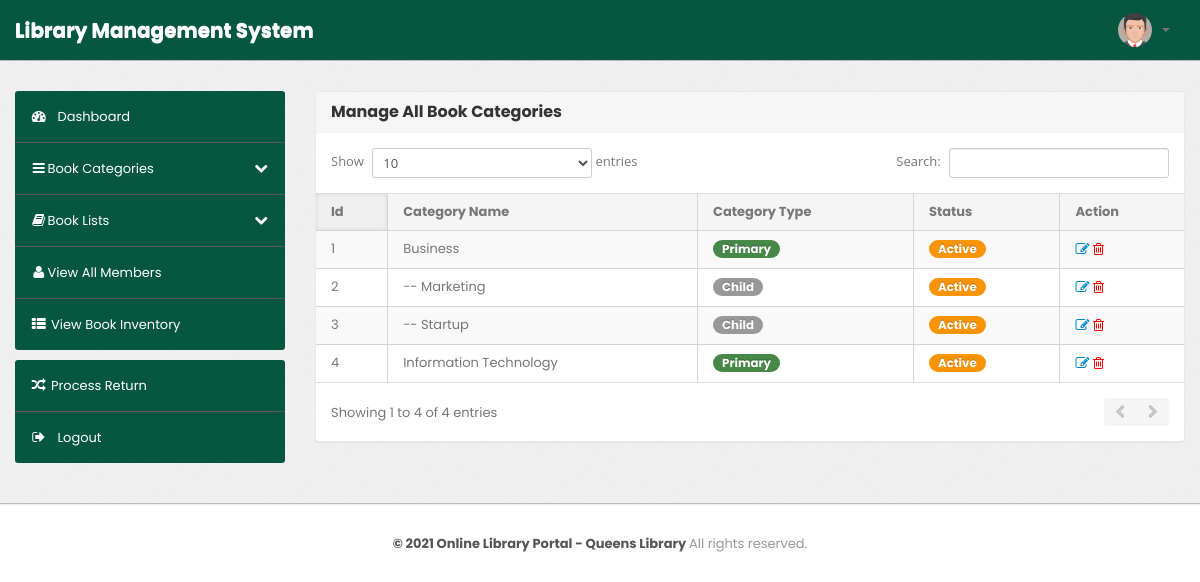
The app's page /admin/category.php (signed in) with its own data.
### tables this page shows
CREATE TABLE `member` (
  `member_id` int(11) NOT NULL,
  `fullname` varchar(200) NOT NULL,
  `email` varchar(200) NOT NULL,
  `password` varchar(200) NOT NULL,
  `phone` varchar(15) NOT NULL,
  `address` varchar(200) DEFAULT NULL,
  `userole` int(1) NOT NULL,
  `status` varchar(30) NOT NULL,
  `join_date` date NOT NULL,
  `image` text DEFAULT NULL
);

CREATE TABLE `book_cat` (
  `cat_id` int(11) NOT NULL,
  `cat_name` varchar(200) NOT NULL,
  `cat_desc` text NOT NULL,
  `parent_id` int(11) NOT NULL,
  `status` int(1) NOT NULL
);

### admin/category.php (the view, shortened to what this page needs)
<?php
include 'inc/admin/header.php';
?>
<div class="wrapper">
 <div class="container">
  <div class="row">
   <div class="span3">
    <?php include 'inc/admin/sidebar.php'; ?>
   </div>
   <div class="span9">
    <div class="content">
     <?php
$do = isset($_GET['do']) ? $_GET['do'] : 'Manage';
if ($do == "Manage")
{ ?>
     <div class="module">
      <div class="module-head">
       <h3>Manage All Book Categories
       </h3>
      </div>
      <div class="module-body table">
       <table cellpadding="0" cellspacing="0" border="0" class="datatable-1 table table-bordered table-striped	 display"
        width="100%">
        <thead>
         <tr>
          <th>Id
          </th>
          <th>Category Name
          </th>
          <th>Category Type
          </th>
          <th>Status
          </th>
          <th>Action
          </th>
         </tr>
        </thead>
        <tbody>
         <?php
    $query = "SELECT * FROM book_cat where parent_id=0 order by cat_name ASC";
    $allcat = mysqli_query($dbc, $query);
    $i = 0;
    while ($row = mysqli_fetch_assoc($allcat))
    {
        $cat_id = $row['cat_id'];
        $cat_name = $row['cat_name'];
        $status = $row['status'];
        $i++; ?>
         <tr>
          <td>
           <?php echo $i; ?>
          </td>
          <td>
           <?php echo $cat_name; ?>
          </td>
          <td>
           <?php
        echo '<span class="badge badge-success">Primary</span>';
?>
          </td>
          <td>
           <?php
        if ($status == 1)
        {
            echo '<span class="badge badge-warning">Active</span>';
        }
        else
        {
            echo '<span class="badge badge-danger">Inactive</span>';
        }
?>
          </td>
          <td>
           <a href="category.php?do=Edit&c_id=<?php echo $cat_id; ?>" data-toggle="tooltip" title="Edit">
            <i class="icon-edit">
            </i>
           </a>
           <a href="" data-toggle="modal" data-target="#deleteCategory<?php echo $cat_id; ?>" title="Delete">
            <i class="icon-trash" style="color:red;">
            </i>
           </a>
          </td>
          <?php
        $childCatQuery = "SELECT * FROM book_cat WHERE parent_id='$cat_id' order by cat_name ASC";
        $childCat = mysqli_query($dbc, $childCatQuery);
        while ($row = mysqli_fetch_assoc($childCat))
        {
            $child_cat_id = $row['cat_id'];
            $cat_name = $row['cat_name'];
            $status = $row['status'];
            $i++; ?>
         <tr>
          <td scope="row">
           <?php echo $i; ?>
          </td>
          <td>--
           <?php echo $cat_name; ?>
          </td>
          <td>
           <?php
            echo '<span class="badge badge-dark">Child</span>'; ?>
          </td>
          <td>
           <?php
            if ($status == 1)
            {
                echo '<span class="badge badge-warning">Active</span>';
            }
            else
            {
                echo '<span class="badge badge-danger">Inactive</span>';
            } ?>
          </td>
          <td>
           <a href="category.php?do=Edit&c_id=<?php echo $child_cat_id; ?>" data-toggle="tooltip" title="Edit">
            <i class="icon-edit">
            </i>
           </a>
           <a href="" data-toggle="modal" data-target="#deleteSubCategory<?php echo $child_cat_id; ?>" title="Delete">
            <i class="icon-trash" style="color:red;">
            </i>
           </a>
          </td>
         </tr>
         <?php
        }
    } ?>
        </tbody>
       </table>
      </div>
     </div>
     <?php
}
?>
    </div>
   </div>
  </div>
 </div>
</div>
<?php
include 'inc/admin/footer.php';
?>

### admin/inc/admin/header.php (shortened to what this page needs)
<?php
include 'inc/db.php';
?>
<!DOCTYPE html>
<html lang="en">
<head>
 <head>
  <link type="text/css" href="./bootstrap/css/bootstrap.min.css" rel="stylesheet">
  <link type="text/css" href="./bootstrap/css/bootstrap-responsive.min.css" rel="stylesheet">
  <link type="text/css" href="./css/theme.css" rel="stylesheet">
  <link type="text/css" href="./images/icons/css/font-awesome.css" rel="stylesheet">
  <link href="https://cdnjs.cloudflare.com/ajax/libs/bootstrap-datepicker/1.3.0/css/datepicker.css" rel="stylesheet"
   type="text/css" />
  <link rel="stylesheet"
   href="https://cdn.jsdelivr.net/npm/@fortawesome/fontawesome-free@5.15.3/css/fontawesome.min.css"
>
 </head>
<body>
 <div class="navbar navbar-fixed-top">
  <div class="navbar-inner">
   <div class="container">
     <a class="brand" href="index.html">Library Management System </a>
    <div class="nav-collapse collapse navbar-inverse-collapse">
     <ul class="nav pull-right">
      <li class="nav-user dropdown">
       <a href="#" class="dropdown-toggle" data-toggle="dropdown">
        <?php
          $member_id=$_SESSION['member_id'];
          $query = "SELECT * FROM member where member_id='$member_id'";
          $readMember=mysqli_query($dbc,$query);
          while ($row=mysqli_fetch_array($readMember)) {
              $image=$row['image'];
          if(!empty($image)){ ?>
        <img src="../assets/img/member/<?php echo $image; ?>" class="nav-avatar" />
        <?php
          } else { ?>
        <img src="../assets/img/member/default.png" class="nav-avatar" />
        <?php
          }
        }
        ?> <b class="caret"></b>
       </a>
      </li>
     </ul>
    </div>
   </div>
  </div>
 </div>

### records on screen
book_cat: cat_name "Business", status "Active"
book_cat: cat_name "Marketing", status "Active"
book_cat: cat_name "Startup", status "Active"
book_cat: cat_name "Information Technology", status "Active"
